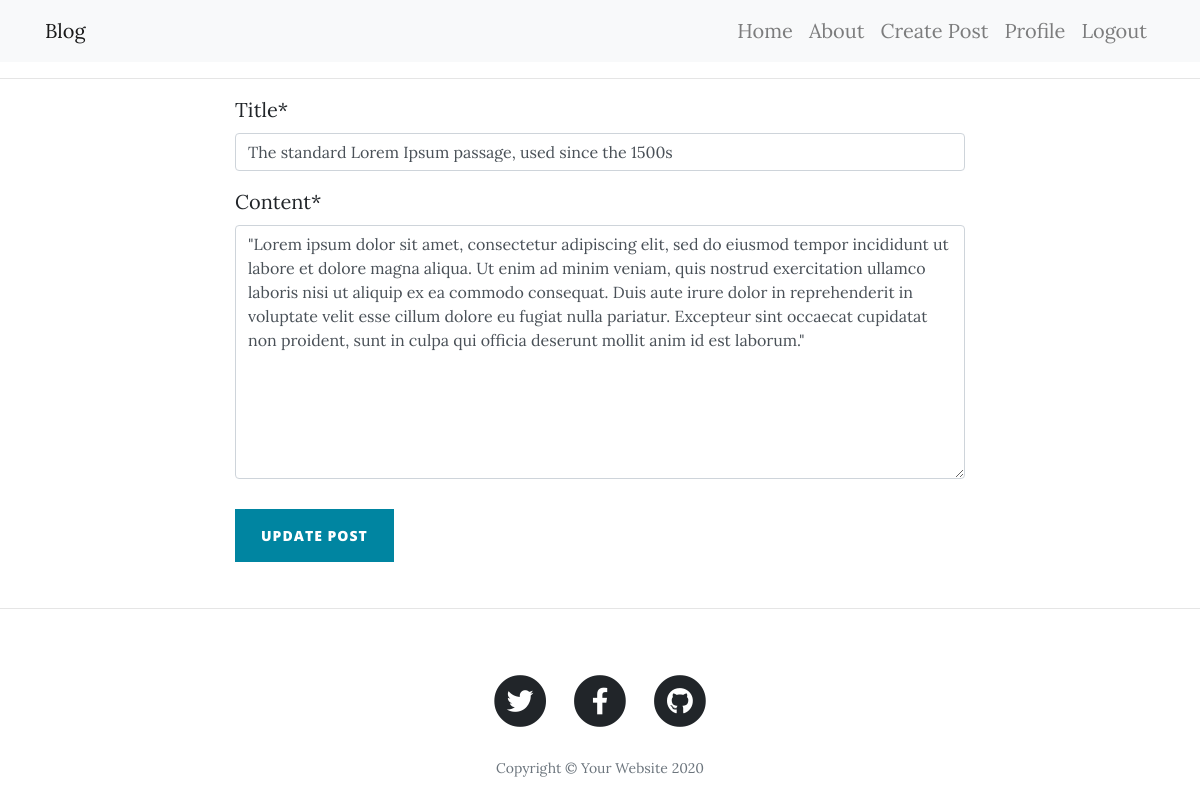
Screenshot of /post/8/update/ (signed in) with the database file from the repository.
### blog/models.py (models this page shows, shortened)
class Blog(models.Model):
    title = models.CharField(max_length=100)
    content = models.TextField()
    post_created = models.DateTimeField(default=timezone.now)
    author = models.ForeignKey(User, on_delete=models.CASCADE)

### blog/views.py (the view, shortened to what this page needs)
# urls.py: path('post/<int:pk>/update/', views.PostUpdateView.as_view(), name='blog-post-update'),
class PostUpdateView(LoginRequiredMixin, UserPassesTestMixin, UpdateView):
    model = Blog
    fields = ['title', 'content']
    template_name = 'blog/blog_form.html'
    extra_context = {'button_name': 'update',
                     'title': 'Update Post'}
    def test_func(self):
        post = self.get_object()
        if post.author == self.request.user:
            return True
        else:
            return False

### blog/templates/blog/blog_form.html (shortened to what this page needs)
{% extends 'blog/base.html' %}
{% load crispy_forms_tags %}
{% block content %}
<div class="col-lg-8 col-md-10 mx-auto">
    <form method="POST">
        {{ form|crispy  }}
        <p/>
        <button type="submit" class="btn btn-primary" id="sendMessageButton">{{ button_name }} Post</button>
    </form>
</div>
{% endblock content %}

### rows the page displays
Blog: title "The standard Lorem Ipsum passage, used since the 1500s", content "\"Lorem ipsum dolor sit amet, consectetur adipiscing elit, sed do eiusmod tempor incididunt ut labore et dolore magna aliqua. Ut enim ad minim veniam, quis nostrud exercitation ullamco laboris nisi ut aliquip ex ea commodo consequat. Duis aute irure dolor in reprehenderit in voluptate velit esse cillum dolore eu fugiat nulla pariatur. Excepteur sint occaecat cupidatat non proident, sunt in culpa qui officia deserunt mollit anim id est laborum.\""

### other values shown
{{ button_name }} "UPDATE"
